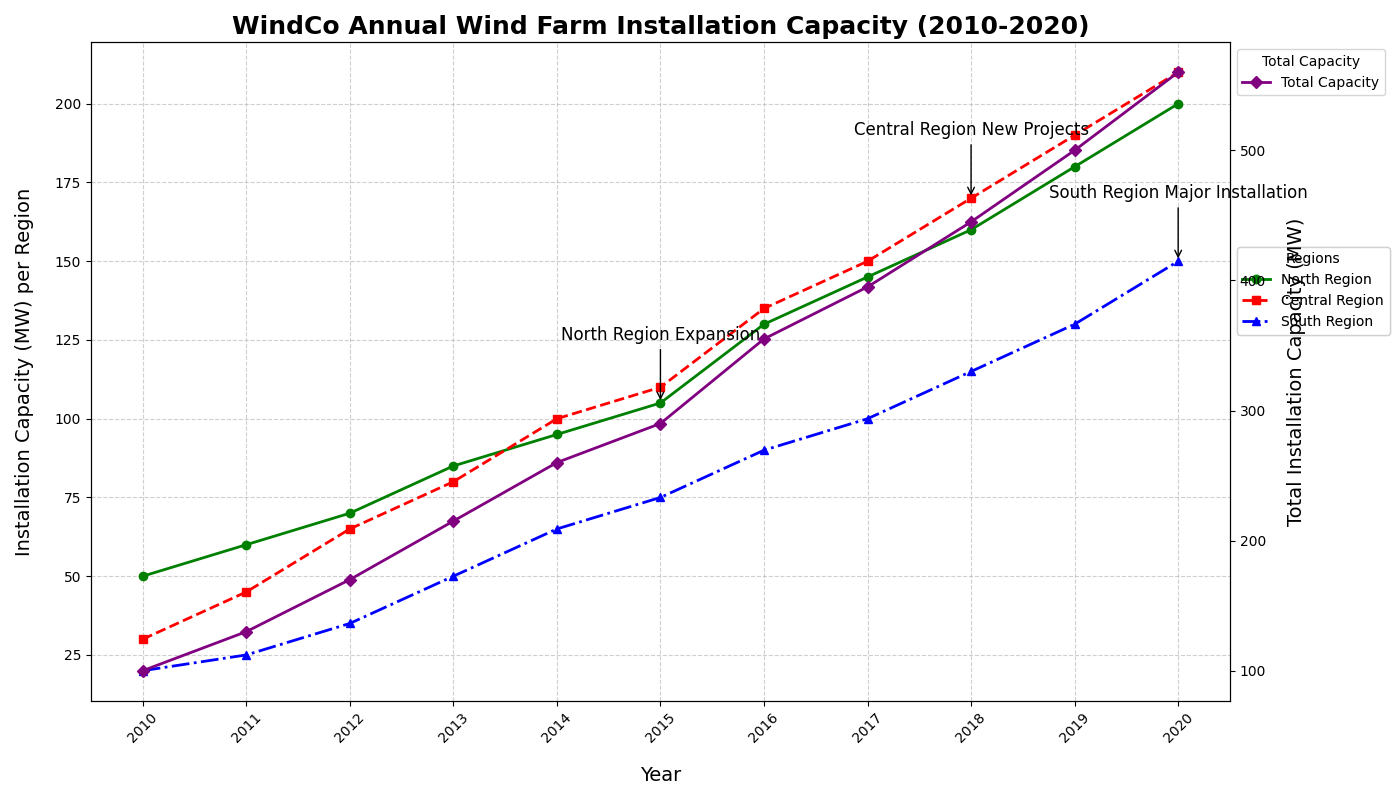

Python code for this plot:
import matplotlib.pyplot as plt
import numpy as np

years = np.arange(2010, 2021)

north_region = np.array([50, 60, 70, 85, 95, 105, 130, 145, 160, 180, 200])
central_region = np.array([30, 45, 65, 80, 100, 110, 135, 150, 170, 190, 210])
south_region = np.array([20, 25, 35, 50, 65, 75, 90, 100, 115, 130, 150])

total_capacity = north_region + central_region + south_region

fig, ax1 = plt.subplots(figsize=(14, 8))

# The color assignments have been shuffled
ax1.plot(years, north_region, marker='o', linestyle='-', color='green', linewidth=2, label='North Region')
ax1.plot(years, central_region, marker='s', linestyle='--', color='red', linewidth=2, label='Central Region')
ax1.plot(years, south_region, marker='^', linestyle='-.', color='blue', linewidth=2, label='South Region')

ax2 = ax1.twinx()
ax2.plot(years, total_capacity, marker='D', linestyle='-', color='purple', linewidth=2, label='Total Capacity')

ax1.set_title('WindCo Annual Wind Farm Installation Capacity (2010-2020)', fontsize=18, fontweight='bold')
ax1.set_xlabel('Year', fontsize=14, labelpad=15)
ax1.set_ylabel('Installation Capacity (MW) per Region', fontsize=14, labelpad=15)
ax2.set_ylabel('Total Installation Capacity (MW)', fontsize=14, labelpad=15)

ax1.set_xticks(years)
ax1.set_xticklabels(years, rotation=45)

region_legend = ax1.legend(loc='upper left', bbox_to_anchor=(1, 0.7), title='Regions')
total_capacity_legend = ax2.legend(loc='upper left', bbox_to_anchor=(1, 1), title='Total Capacity')

ax1.add_artist(region_legend)

annotations = {
    2015: ("North Region Expansion", north_region[5]),
    2018: ("Central Region New Projects", central_region[8]),
    2020: ("South Region Major Installation", south_region[10]),
}

for year, (text, y_value) in annotations.items():
    ax1.annotate(text, xy=(year, y_value), xytext=(year, y_value + 20),
                 arrowprops=dict(facecolor='black', arrowstyle='->'), fontsize=12, ha='center')

ax1.grid(True, linestyle='--', alpha=0.6)

plt.tight_layout()
plt.show()
